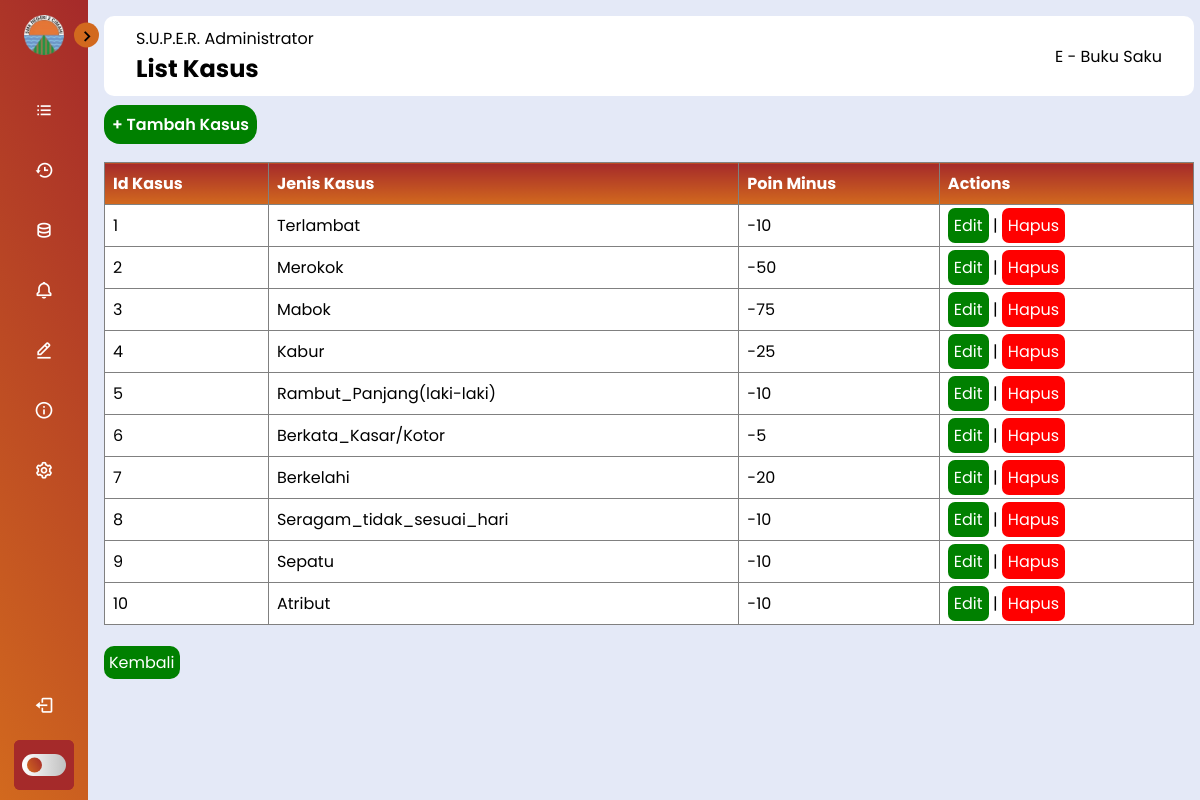
The app's page /S.U.P.E.R/list_kasus_minus.php (signed in) with its own data.
### tables this page shows
CREATE TABLE `tb_kasus` (
  `id_kasus` int(3) NOT NULL,
  `jenis_kasus` varchar(50) NOT NULL,
  `poin` int(11) NOT NULL
);

### S.U.P.E.R/list_kasus_minus.php (the view, shortened to what this page needs)
<!DOCTYPE html>
<html lang="en">
<head>
    <link rel="stylesheet" href="styleBar.css">
    <link href='https://unpkg.com/boxicons@2.1.4/css/boxicons.min.css' rel='stylesheet'>
    <link rel="stylesheet" href="https://cdnjs.cloudflare.com/ajax/libs/
    font-awesome/6.4.0/css/all.min.css">
    <link rel="stylesheet" href="https://cdn.datatables.net/1.13.7/css/jquery.dataTables.min.css">
</head>
<body>
    <nav class="sidebar close">
        <header>
            <div class="image-text">
                <span class="image">
                    <img src="../img/smkn2cmi.png" alt="logo">
                </span>
            </div>
            <i class='bx bx-chevron-right toggle'></i>
        </header>
        <div class="menu-bar">
            <div class="menu">
                <ul class="menu-link">
                    <li class="nav-link">
                        <a href="admin-buksak.php">
                            <i class='bx bx-list-ul icon'></i>
                        </a>
                    </li>
                    <li class="nav-link">
                        <a href="data-kasus.php">
                            <i class='bx bx-history icon'></i>
                        </a>
                    </li>
                    <li class="nav-link">
                        <a href="kasus.php">
                            <i class='bx bx-data icon'></i>
                        </a>
                    </li>
                    <li class="nav-link">
                    <a href="notification.php">
                            <i class='bx bx-bell icon'></i>
                        </a>
                    </li>
                    <li class="nav-link">
                        <a href="hapus-pelanggaran.php">
                            <i class='bx bx-edit-alt icon'></i>
                        </a>
                    </li>
                    <li class="nav-link">
                        <a href="credit-buksak.php">
                        <i class='bx bx-info-circle icon'></i>
                        </a>
                    </li>
                    <li class="nav-link">
                        <a href="admin-settings.php">
                            <i class='bx bx-cog icon'></i>
                        </a>
                    </li>
                </ul>
            </div>
            <div class="bottom-content">
                <li class="">
                    <a href="../index.php">
                        <i class='bx bx-log-out icon'></i>
                    </a>
                </li>
                <li class="mode">
                    <div class="moon-sun">
                    </div>
                    <div class="toggle-switch">
                        <span class="switch"></span>
                    </div>
                </li>
            </div>
        </div>
    </nav>
    <div class="main--content">
        <div class="header--wrapper">
            <div class="header--title">
                <span>S.U.P.E.R. Administrator</span>
                <h2>List Kasus</h2>
            </div>
            <div class="header--title">
                <span>E - Buku Saku</span>
            </div>
        </div>
<div>
    <?php
    include 'koneksi.php';
    $sql = "SELECT * FROM tb_kasus";
    $role = mysqli_query($conn, $sql);
    ?>
    <nav>
        <a href="tambah_kasus.php" style="padding: 8px; border-radius: 16px; background-color: green; color: white; font-weight: 600;">+ Tambah Kasus</a>
    </nav>
    <br>
    <table border="1" cellspacing="0" cellpadding="10px">
        <thead>
            <tr>
                <th>Id Kasus</th>
                <th>Jenis Kasus</th>
                <th>Poin Minus</th>
                <th>Actions</th>
            </tr>
        </thead>
        <tbody>
            <?php foreach ($role as $row) : ?>
                <tr>
                    <td><?= $row["id_kasus"];  ?></td>
                    <td><?= $row["jenis_kasus"];  ?></td>
                    <td>-<?= $row["poin"];  ?></td>
                    <td>
                    <?php
                    echo "<a href='edit_kasus.php?id=$row[id_kasus]' class='edit'>Edit</a>";
                    ?>
                    |
                    <a href="hapus_kasus.php?id=<?= $row['id_kasus']; ?>" onclick="return confirm ('yakin hapus?');" class='hapus'>Hapus</a>
                    </td>
                </tr>
            <?php endforeach; ?>
        </tbody>
    </table>
    <br>
    <a href="kasus.php" class="btn">Kembali</a>
</body>
</html>

### S.U.P.E.R/styleBar.css (style rules this page uses)
* { font-family: 'Poppins', sans-serif; margin: 0; padding: 0; box-sizing: border-box; }
:root { --body-color: #E4E9F7; --sidebar-color: linear-gradient(240deg, brown, chocolate); --primary-color: chocolate; --primary-color-light: brown; --toggle-color: linear-gradient(270deg, silver, white); --text-color: #fff; --tran-02: all .2s ease; --tran-03: all .3s ease; --tran-04: all .4s ease; --tran-05: all .5s ease; }
body { height: 100vh; background: var(--body-color); transition: var(--tran-05); }
.sidebar { position: fixed; top: 0; left: 0; height: 100%; width: 250px; padding: 10px 14px; background: var(--sidebar-color); transition: var(--tran-05); z-index: 100; }
.sidebar.close { width: 88px; }
.sidebar .image { min-width: 60px; display: flex; align-items: center; justify-content: center; }
.sidebar li { height: 50px; margin-top: 10px; list-style: none; display: flex; align-items: center; }
.sidebar li .icon { display: flex; align-items: center; justify-content: center; min-width: 60px; font-size: 20px; }
.sidebar li .icon, .sidebar li .text { color: var(--text-color); transition: var(--tran-02); }
.sidebar .image-text img { width: 40px; border-radius: 6px; }
.sidebar header { position: relative; }
.sidebar header .image-text { display: flex; align-items: center; }
.sidebar header .toggle { position: absolute; top: 50%; right: -25px; transform: translateY(-50%) rotate(180deg); height: 25px; width: 25px; background: var(--primary-color); display: flex; align-items: center; justify-content: center; border-radius: 50%; color: var(--sidebar-color); font-size: 22px; transition: var(--tran-02); }
.sidebar.close header .toggle { transform: translateY(-50%); }
.sidebar .menu { margin-top: 15px; }
.sidebar li a { height: 100%; width: 100%; display: flex; align-items: center; text-decoration: none; border-radius: 6px; transition: var(--tran-04); }
.sidebar .menu-bar { height: calc(100% - 50px); display: flex; flex-direction: column; justify-content: space-between; }
.menu-bar .mode { position: relative; border-radius: 6px; background: var(--primary-color-light); }
.menu-bar .mode .moon-sun { height: 50px; width: 60px; display: flex; align-items: center; }
.menu-bar .mode .toggle-switch { position: absolute; right: 0; display: flex; align-items: center; justify-content: center; height: 100%; min-width: 60px; cursor: pointer; border-radius: 6px; background: var(--primary-color-light); transition: var(--tran-05); }
.toggle-switch .switch { position: relative; height: 22px; width: 44px; border-radius: 25px; background: var(--toggle-color); transition: var(--tran-05); }
.switch::before { content: ''; position: absolute; height: 15px; width: 15px; border-radius: 50%; top: 50%; left: 5px; transform: translateY(-50%); background: var(--sidebar-color); transition: var(--tran-03); }
.main--content { position: relative; width: 93.5%; margin-left: 88px; padding: 1rem; }
.header--wrapper { display: flex; justify-content: space-between; align-items: center; flex-wrap: wrap; background: #fff; border-radius: 10px; padding: 10px 2rem; margin-bottom: 1rem; }
.header--title { color: linear-gradient(brown, chocolate); }
table { font-family: arial, sans-serif; border-collapse: collapse; width: 100%; background-color: white; }

### S.U.P.E.R/list_kasus_minus.php (style rules this page uses)
.edit, .hapus { text-decoration: none; color: white; padding: 6px; border-radius: 7px; }
.edit { background-color: green; }
.hapus { background-color: red; }
th, td { text-align: left; padding: 8px; }
th { background: linear-gradient(brown, chocolate); color: white; }
nav a { text-decoration: none; color: black; }
.btn { text-decoration: none; padding: 5px; color: white; background-color: green; border-radius: 10px; }

### records on screen
tb_kasus: id_kasus "1", jenis_kasus "Terlambat", poin "10"
tb_kasus: id_kasus "2", jenis_kasus "Merokok", poin "50"
tb_kasus: id_kasus "3", jenis_kasus "Mabok", poin "75"
tb_kasus: id_kasus "4", jenis_kasus "Kabur", poin "25"
tb_kasus: id_kasus "5", jenis_kasus "Rambut_Panjang(laki-laki)", poin "10"
tb_kasus: id_kasus "6", jenis_kasus "Berkata_Kasar/Kotor", poin "5"
tb_kasus: id_kasus "7", jenis_kasus "Berkelahi", poin "20"
tb_kasus: id_kasus "8", jenis_kasus "Seragam_tidak_sesuai_hari", poin "10"
tb_kasus: id_kasus "9", jenis_kasus "Sepatu", poin "10"
tb_kasus: id_kasus "10", jenis_kasus "Atribut", poin "10"
